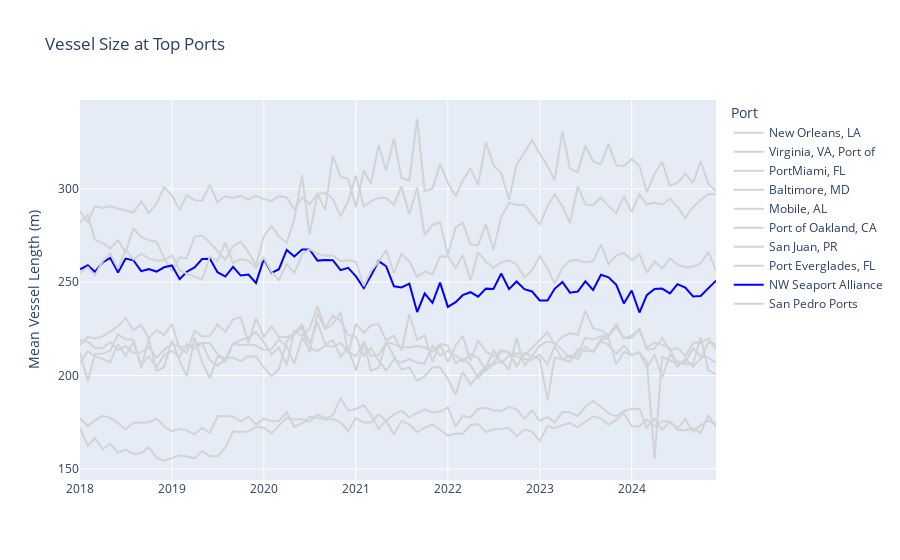

Notebook code for this chart:
### Markdown cell above
Much more interesting: total hours at berth per unit volume in each month

### Code cell
plot_line(
        df=calls_df, cat_group='port_group', time_col='month',
        y_col='vessel_size', y_col_alias='Mean Vessel Length (m)',
        title='Vessel Size at Top Ports', width=None, height=None,
        labels={'port_group':'Port', 'month':''},
        cat_limit=10, cat_limit_col='vessel_size',
        highlight='NW Seaport Alliance', highlight_color='blue'
    )
